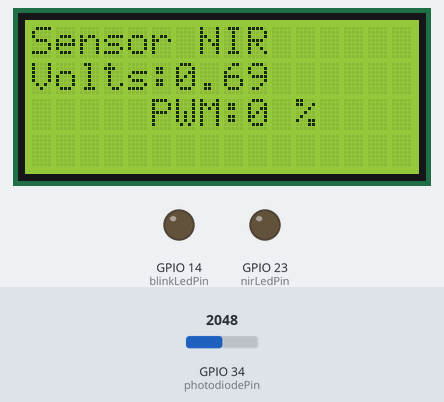
Recording of a program running on a simulated ESP32. On the bench: 16×4 character LCD, output pins drawn as LEDs (lit = HIGH). Dashed ring = blinking. The inputs (shaded band) are chosen by the test bench; at power-on: GPIO 34 (photodiodePin) = 2048. WiFi joins after 1.5 s; servers stay silent unless stated; what the program prints to the serial monitor is not drawn.

Above: at 3.2 s.
3.3 s: GPIO 34 (photodiodePin) set to 108
At 6.9 s:
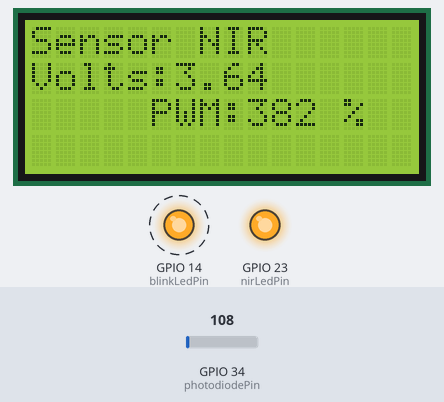
7.7 s: GPIO 34 (photodiodePin) set to 94
At 11.2 s:
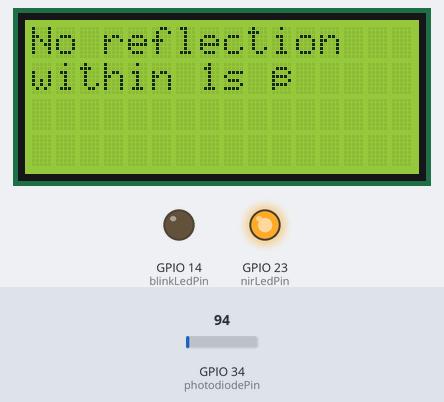
12.1 s: GPIO 34 (photodiodePin) set to 523
At 15.7 s:
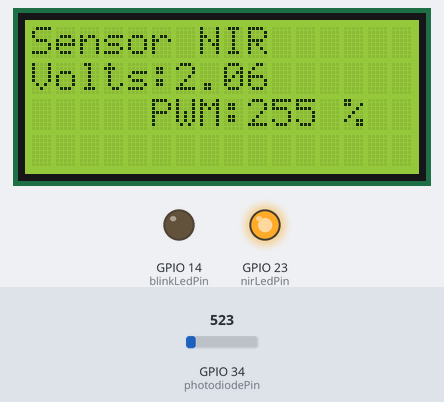
15.8 s: GPIO 34 (photodiodePin) set to 593
At 20.1 s:
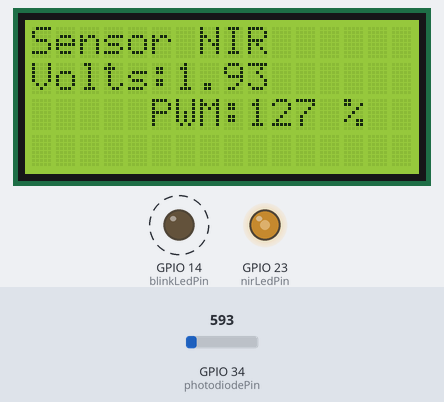
20.2 s: GPIO 34 (photodiodePin) set to 491
At 24.2 s:
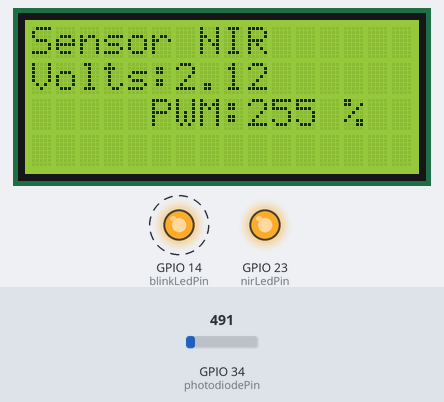
Timing chart, 0 to 25.6 s (numbered marks = the images above; inputs shaded):
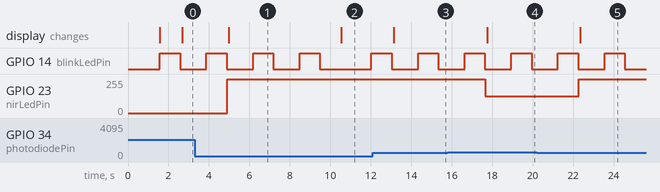

Measured:
- the behaviour switches between 100 and 99 on GPIO 34 (photodiodePin) (found by bisection; images 1 and 2)
- the behaviour switches between 554 and 555 on GPIO 34 (photodiodePin) (found by bisection; images 3 and 4)
- after the input at 3.3 s, GPIO 23 (nirLedPin): 0/255 → 255/255 after 1.6 s; the display: changes after 1.7 s (image 1)
- after the input at 7.7 s, the display: changes after 2.8 s (image 2)
- after the input at 12.1 s, the display: changes after 1.0 s (image 3)
- after the input at 15.8 s, GPIO 23 (nirLedPin): 255/255 → 127/255 after 1.9 s; the display: changes after 1.9 s (image 4)
- after the input at 20.2 s, GPIO 23 (nirLedPin): 127/255 → 255/255 after 2.1 s; the display: changes after 2.2 s (image 5)
- by itself, GPIO 14 (blinkLedPin): alternates HIGH for 1.0 s and LOW for 1.3 s

The program:

main.cpp
```cpp
#include <Arduino.h>
#include <WiFi.h>
#include <WebServer.h>
#include <Wire.h>
#include <LiquidCrystal_I2C.h>

// ================== WIFI SETTINGS ==================
const char* ssid = "VIP Authur 2";
const char* password = "0774560547";

// Initialize servers
WiFiServer tcpServer(5000);      // For Python client
WebServer httpServer(80);        // For the browser

// LCD setup
LiquidCrystal_I2C lcd(0x27, 16, 4);  // Adjust address if needed

// Pin definitions
const int blinkLedPin = 14;     // LED pin for blinking
const int nirLedPin = 23;       // NIR LED (PWM controlled)
const int photodiodePin = 34;   // Analog pin for photodiode input

// PWM setup
const int pwmChannel = 0;       // PWM channel
const int pwmFreq = 15000;       // 15 kHz frequency
const int pwmResolution = 8;    // 8-bit resolution (0–255 duty)

float OD = 0.0;
int dutyCycle = 0;

// Timing variables
unsigned long pulseTime;
unsigned long returnTime;
unsigned long roundTripTime;

// TCP Client
WiFiClient tcpClient; // global
const char* FLASK_IP = "192.168.17.43"; // Replace with your Flask PC IP
const int FLASK_TCP_PORT = 5001;

// Single sensor setup
float sensorValue = 0.0;  // Single sensor value

// Function to handle sensor data as JSON (for web server)
void handleSensorData() {
  String json = "{";
  json += "\"od\":" + String(OD, 4) + ",";
  json += "\"pwm\":" + String(dutyCycle) + ",";
  json += "\"raw\":\"" + String(analogRead(photodiodePin)) + "\"";
  json += "}";
  httpServer.send(200, "application/json", json);
}

// Send data to Flask TCP server
void sendToFlask() {
  if (!tcpClient.connected()) {
    if (!tcpClient.connect(FLASK_IP, FLASK_TCP_PORT)) {
      Serial.println("Failed to connect to Flask TCP server");
      return;
    } else {
      Serial.println("Connected to Flask TCP server!");
    }
  }

  // Send OD, PWM, and raw photodiode value
  tcpClient.printf("OD:%.4f,PWM:%d\n,RAW:%d\n", OD, dutyCycle, analogRead(photodiodePin));
}

void setup() {
  pinMode(blinkLedPin, OUTPUT);
  pinMode(photodiodePin, INPUT);

  // Setup PWM for NIR LED
  ledcSetup(pwmChannel, pwmFreq, pwmResolution);
  ledcAttachPin(nirLedPin, pwmChannel);

  Serial.begin(115200);
  Serial.println("System started...");

  WiFi.begin(ssid, password);
  Serial.print("Connecting to Wi-Fi");
  unsigned long startAttemptTime = millis();
  while (WiFi.status() != WL_CONNECTED && millis() - startAttemptTime < 30000) {
    Serial.print(".");
    delay(500);
  }
  if (WiFi.status() != WL_CONNECTED) {
    Serial.println("Failed to connect!");
  } else {
    Serial.println("\nConnected!");
    Serial.print("Connected to SSID: ");
    Serial.println(WiFi.SSID());
    Serial.print("ESP32 IP Address: ");
    Serial.println(WiFi.localIP());
    tcpServer.begin();  // Start TCP server for Python client
    httpServer.on("/sensor-data", handleSensorData);  // JSON endpoint
    httpServer.begin();  // Start WebServer for browser
    Serial.println("Server started on port 5000");
    Serial.println("HTTP server started on port 80");
  }

  // Initialize I2C on custom pins
  Wire.begin(25, 26);

  // Initialize LCD
  lcd.init();
  lcd.backlight();
}

void loop() {
  // Blink status LED
  digitalWrite(blinkLedPin, HIGH);
  delay(1000);
  digitalWrite(blinkLedPin, LOW);
  delay(20);

  // Emit pulse time reference
  pulseTime = micros();

  // Wait for reflection (with timeout)
  unsigned long startWait = millis();
  while (analogRead(photodiodePin) < 100) {
    if (millis() - startWait > 1000) {
      Serial.println("⚠ No reflection detected within 1s");
      lcd.clear();
      lcd.setCursor(0, 0);
      lcd.print("No reflection");
      lcd.setCursor(0, 1);
      lcd.print("within 1s ⚠");
      delay(1500);
      return;
    }
  }

  int photodiodeValue = analogRead(photodiodePin);
  if (photodiodeValue >= 100) {
    returnTime = micros();
    roundTripTime = returnTime - pulseTime;

    // Calculate optical density (OD)
    float I0 = 4095.0;
    float I = (float)photodiodeValue;
    OD = log(I0 / I);

    // For single sensor, store the value
    sensorValue = OD;  // Storing value of the single sensor

    // Map OD to PWM duty cycle (scale 0.0–1.0 OD → 0–255)
    //dutyCycle = constrain((int)(OD * 255), 0, 255);
	dutyCycle = map(OD, 0, 2.6, 0, 255); // Mapping OD to PWM values (adjust the OD range as needed)
    ledcWrite(pwmChannel, dutyCycle);

    // Handle HTTP server
    httpServer.handleClient();

    delay(50); // small non-blocking delay

    // Print sensor reading for single sensor
    Serial.print("Sensor reading: ");
    Serial.print("OD: ");
    Serial.print(OD, 4);
    Serial.print("V, PWM=");
    Serial.println(dutyCycle);

    // LCD output for a single sensor
    lcd.clear();
    lcd.setCursor(0, 0);
    lcd.print("Sensor NIR");
    lcd.setCursor(0, 1);
    lcd.print("Volts:");
    lcd.print(OD, 2);
	lcd.setCursor(0, 2);
    lcd.print(" PWM:");
    lcd.print(dutyCycle);
    lcd.print(" %");

    // Mirror to Serial Monitor
    Serial.printf("LCD: Volts: %.2f | PWM: %d\n", OD, dutyCycle);

    // Send data to Flask
    sendToFlask();

    delay(500);  // Adjust the delay for sensor reading
  }
  httpServer.handleClient();  // Handle incoming HTTP requests (from browser)
  delay(500);
}
```
